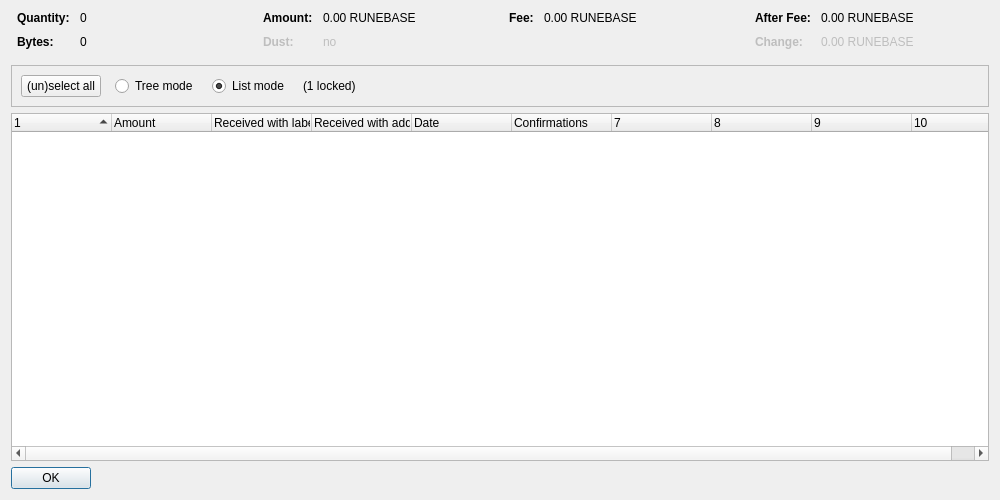
<?xml version="1.0" encoding="UTF-8"?>
<ui version="4.0">
 <class>CoinControlDialog</class>
 <widget class="QDialog" name="CoinControlDialog">
  <property name="geometry">
   <rect>
    <x>0</x>
    <y>0</y>
    <width>1000</width>
    <height>500</height>
   </rect>
  </property>
  <property name="windowTitle">
   <string>Coin Selection</string>
  </property>
  <layout class="QVBoxLayout" name="verticalLayout">
   <item>
    <layout class="QHBoxLayout" name="horizontalLayoutTop" stretch="0,0,0,0">
     <property name="topMargin">
      <number>0</number>
     </property>
     <property name="bottomMargin">
      <number>10</number>
     </property>
     <item>
      <layout class="QFormLayout" name="formLayoutCoinControl1">
       <property name="horizontalSpacing">
        <number>10</number>
       </property>
       <property name="verticalSpacing">
        <number>10</number>
       </property>
       <property name="leftMargin">
        <number>6</number>
       </property>
       <property name="rightMargin">
        <number>6</number>
       </property>
       <item row="0" column="0">
        <widget class="QLabel" name="labelCoinControlQuantityText">
         <property name="font">
          <font>
           <weight>75</weight>
           <bold>true</bold>
          </font>
         </property>
         <property name="text">
          <string>Quantity:</string>
         </property>
        </widget>
       </item>
       <item row="0" column="1">
        <widget class="QLabel" name="labelCoinControlQuantity">
         <property name="cursor">
          <cursorShape>IBeamCursor</cursorShape>
         </property>
         <property name="contextMenuPolicy">
          <enum>Qt::ActionsContextMenu</enum>
         </property>
         <property name="text">
          <string notr="true">0</string>
         </property>
         <property name="textInteractionFlags">
          <set>Qt::LinksAccessibleByMouse|Qt::TextSelectableByKeyboard|Qt::TextSelectableByMouse</set>
         </property>
        </widget>
       </item>
       <item row="1" column="0">
        <widget class="QLabel" name="labelCoinControlBytesText">
         <property name="font">
          <font>
           <weight>75</weight>
           <bold>true</bold>
          </font>
         </property>
         <property name="text">
          <string>Bytes:</string>
         </property>
        </widget>
       </item>
       <item row="1" column="1">
        <widget class="QLabel" name="labelCoinControlBytes">
         <property name="cursor">
          <cursorShape>IBeamCursor</cursorShape>
         </property>
         <property name="contextMenuPolicy">
          <enum>Qt::ActionsContextMenu</enum>
         </property>
         <property name="text">
          <string notr="true">0</string>
         </property>
         <property name="textInteractionFlags">
          <set>Qt::LinksAccessibleByMouse|Qt::TextSelectableByKeyboard|Qt::TextSelectableByMouse</set>
         </property>
        </widget>
       </item>
      </layout>
     </item>
     <item>
      <layout class="QFormLayout" name="formLayoutCoinControl2">
       <property name="horizontalSpacing">
        <number>10</number>
       </property>
       <property name="verticalSpacing">
        <number>10</number>
       </property>
       <property name="leftMargin">
        <number>6</number>
       </property>
       <property name="rightMargin">
        <number>6</number>
       </property>
       <item row="0" column="0">
        <widget class="QLabel" name="labelCoinControlAmountText">
         <property name="font">
          <font>
           <weight>75</weight>
           <bold>true</bold>
          </font>
         </property>
         <property name="text">
          <string>Amount:</string>
         </property>
        </widget>
       </item>
       <item row="0" column="1">
        <widget class="QLabel" name="labelCoinControlAmount">
         <property name="cursor">
          <cursorShape>IBeamCursor</cursorShape>
         </property>
         <property name="contextMenuPolicy">
          <enum>Qt::ActionsContextMenu</enum>
         </property>
         <property name="text">
          <string notr="true">0.00 RUNEBASE</string>
         </property>
         <property name="textInteractionFlags">
          <set>Qt::LinksAccessibleByMouse|Qt::TextSelectableByKeyboard|Qt::TextSelectableByMouse</set>
         </property>
        </widget>
       </item>
       <item row="1" column="0">
        <widget class="QLabel" name="labelCoinControlLowOutputText">
         <property name="enabled">
          <bool>false</bool>
         </property>
         <property name="font">
          <font>
           <weight>75</weight>
           <bold>true</bold>
          </font>
         </property>
         <property name="text">
          <string>Dust:</string>
         </property>
        </widget>
       </item>
       <item row="1" column="1">
        <widget class="QLabel" name="labelCoinControlLowOutput">
         <property name="enabled">
          <bool>false</bool>
         </property>
         <property name="cursor">
          <cursorShape>IBeamCursor</cursorShape>
         </property>
         <property name="contextMenuPolicy">
          <enum>Qt::ActionsContextMenu</enum>
         </property>
         <property name="text">
          <string notr="true">no</string>
         </property>
         <property name="textInteractionFlags">
          <set>Qt::LinksAccessibleByMouse|Qt::TextSelectableByKeyboard|Qt::TextSelectableByMouse</set>
         </property>
        </widget>
       </item>
      </layout>
     </item>
     <item>
      <layout class="QFormLayout" name="formLayoutCoinControl3">
       <property name="horizontalSpacing">
        <number>10</number>
       </property>
       <property name="verticalSpacing">
        <number>10</number>
       </property>
       <property name="leftMargin">
        <number>6</number>
       </property>
       <property name="rightMargin">
        <number>6</number>
       </property>
       <item row="0" column="0">
        <widget class="QLabel" name="labelCoinControlFeeText">
         <property name="font">
          <font>
           <weight>75</weight>
           <bold>true</bold>
          </font>
         </property>
         <property name="text">
          <string>Fee:</string>
         </property>
        </widget>
       </item>
       <item row="0" column="1">
        <widget class="QLabel" name="labelCoinControlFee">
         <property name="cursor">
          <cursorShape>IBeamCursor</cursorShape>
         </property>
         <property name="contextMenuPolicy">
          <enum>Qt::ActionsContextMenu</enum>
         </property>
         <property name="text">
          <string notr="true">0.00 RUNEBASE</string>
         </property>
         <property name="textInteractionFlags">
          <set>Qt::LinksAccessibleByMouse|Qt::TextSelectableByKeyboard|Qt::TextSelectableByMouse</set>
         </property>
        </widget>
       </item>
      </layout>
     </item>
     <item>
      <layout class="QFormLayout" name="formLayoutCoinControl4">
       <property name="horizontalSpacing">
        <number>10</number>
       </property>
       <property name="verticalSpacing">
        <number>10</number>
       </property>
       <property name="leftMargin">
        <number>6</number>
       </property>
       <property name="rightMargin">
        <number>6</number>
       </property>
       <item row="0" column="0">
        <widget class="QLabel" name="labelCoinControlAfterFeeText">
         <property name="font">
          <font>
           <weight>75</weight>
           <bold>true</bold>
          </font>
         </property>
         <property name="text">
          <string>After Fee:</string>
         </property>
        </widget>
       </item>
       <item row="0" column="1">
        <widget class="QLabel" name="labelCoinControlAfterFee">
         <property name="cursor">
          <cursorShape>IBeamCursor</cursorShape>
         </property>
         <property name="contextMenuPolicy">
          <enum>Qt::ActionsContextMenu</enum>
         </property>
         <property name="text">
          <string notr="true">0.00 RUNEBASE</string>
         </property>
         <property name="textInteractionFlags">
          <set>Qt::LinksAccessibleByMouse|Qt::TextSelectableByKeyboard|Qt::TextSelectableByMouse</set>
         </property>
        </widget>
       </item>
       <item row="1" column="0">
        <widget class="QLabel" name="labelCoinControlChangeText">
         <property name="enabled">
          <bool>false</bool>
         </property>
         <property name="font">
          <font>
           <weight>75</weight>
           <bold>true</bold>
          </font>
         </property>
         <property name="text">
          <string>Change:</string>
         </property>
        </widget>
       </item>
       <item row="1" column="1">
        <widget class="QLabel" name="labelCoinControlChange">
         <property name="enabled">
          <bool>false</bool>
         </property>
         <property name="cursor">
          <cursorShape>IBeamCursor</cursorShape>
         </property>
         <property name="contextMenuPolicy">
          <enum>Qt::ActionsContextMenu</enum>
         </property>
         <property name="text">
          <string notr="true">0.00 RUNEBASE</string>
         </property>
         <property name="textInteractionFlags">
          <set>Qt::LinksAccessibleByMouse|Qt::TextSelectableByKeyboard|Qt::TextSelectableByMouse</set>
         </property>
        </widget>
       </item>
      </layout>
     </item>
    </layout>
   </item>
   <item>
    <widget class="QFrame" name="frame">
     <property name="minimumSize">
      <size>
       <width>0</width>
       <height>40</height>
      </size>
     </property>
     <property name="frameShape">
      <enum>QFrame::StyledPanel</enum>
     </property>
     <property name="frameShadow">
      <enum>QFrame::Sunken</enum>
     </property>
     <layout class="QHBoxLayout" name="horizontalLayout">
      <item>
       <layout class="QHBoxLayout" name="horizontalLayoutPanel" stretch="0,0,0,0,0">
        <property name="spacing">
         <number>14</number>
        </property>
        <item>
         <widget class="QPushButton" name="pushButtonSelectAll">
          <property name="sizePolicy">
           <sizepolicy hsizetype="Maximum" vsizetype="Fixed">
            <horstretch>0</horstretch>
            <verstretch>0</verstretch>
           </sizepolicy>
          </property>
          <property name="text">
           <string>(un)select all</string>
          </property>
          <property name="autoDefault">
           <bool>false</bool>
          </property>
         </widget>
        </item>
        <item>
         <widget class="QRadioButton" name="radioTreeMode">
          <property name="sizePolicy">
           <sizepolicy hsizetype="Maximum" vsizetype="Fixed">
            <horstretch>0</horstretch>
            <verstretch>0</verstretch>
           </sizepolicy>
          </property>
          <property name="text">
           <string>Tree mode</string>
          </property>
         </widget>
        </item>
        <item>
         <widget class="QRadioButton" name="radioListMode">
          <property name="sizePolicy">
           <sizepolicy hsizetype="Maximum" vsizetype="Fixed">
            <horstretch>0</horstretch>
            <verstretch>0</verstretch>
           </sizepolicy>
          </property>
          <property name="text">
           <string>List mode</string>
          </property>
          <property name="checked">
           <bool>true</bool>
          </property>
         </widget>
        </item>
        <item>
         <widget class="QLabel" name="labelLocked">
          <property name="text">
           <string notr="true">(1 locked)</string>
          </property>
         </widget>
        </item>
        <item>
         <spacer name="horizontalSpacer">
          <property name="orientation">
           <enum>Qt::Horizontal</enum>
          </property>
          <property name="sizeHint" stdset="0">
           <size>
            <width>40</width>
            <height>20</height>
           </size>
          </property>
         </spacer>
        </item>
       </layout>
      </item>
     </layout>
    </widget>
   </item>
   <item>
    <widget class="CoinControlTreeWidget" name="treeWidget">
     <property name="contextMenuPolicy">
      <enum>Qt::CustomContextMenu</enum>
     </property>
     <property name="sortingEnabled">
      <bool>false</bool>
     </property>
     <property name="columnCount">
      <number>10</number>
     </property>
     <attribute name="headerShowSortIndicator" stdset="0">
      <bool>true</bool>
     </attribute>
     <attribute name="headerStretchLastSection">
      <bool>false</bool>
     </attribute>
     <column>
      <property name="text">
       <string/>
      </property>
     </column>
     <column>
      <property name="text">
       <string>Amount</string>
      </property>
     </column>
     <column>
      <property name="text">
       <string>Received with label</string>
      </property>
     </column>
     <column>
      <property name="text">
       <string>Received with address</string>
      </property>
     </column>
     <column>
      <property name="text">
       <string>Date</string>
      </property>
     </column>
     <column>
      <property name="text">
       <string>Confirmations</string>
      </property>
      <property name="toolTip">
       <string>Confirmed</string>
      </property>
     </column>
     <column>
      <property name="text">
       <string/>
      </property>
     </column>
     <column>
      <property name="text">
       <string/>
      </property>
     </column>
     <column>
      <property name="text">
       <string/>
      </property>
     </column>
     <column>
      <property name="text">
       <string/>
      </property>
     </column>
    </widget>
   </item>
   <item>
    <widget class="QDialogButtonBox" name="buttonBox">
     <property name="sizePolicy">
      <sizepolicy hsizetype="Maximum" vsizetype="Fixed">
       <horstretch>0</horstretch>
       <verstretch>0</verstretch>
      </sizepolicy>
     </property>
     <property name="orientation">
      <enum>Qt::Horizontal</enum>
     </property>
     <property name="standardButtons">
      <set>QDialogButtonBox::Ok</set>
     </property>
    </widget>
   </item>
  </layout>
 </widget>
 <customwidgets>
  <customwidget>
   <class>CoinControlTreeWidget</class>
   <extends>QTreeWidget</extends>
   <header>coincontroltreewidget.h</header>
  </customwidget>
 </customwidgets>
 <resources/>
 <connections/>
</ui>
